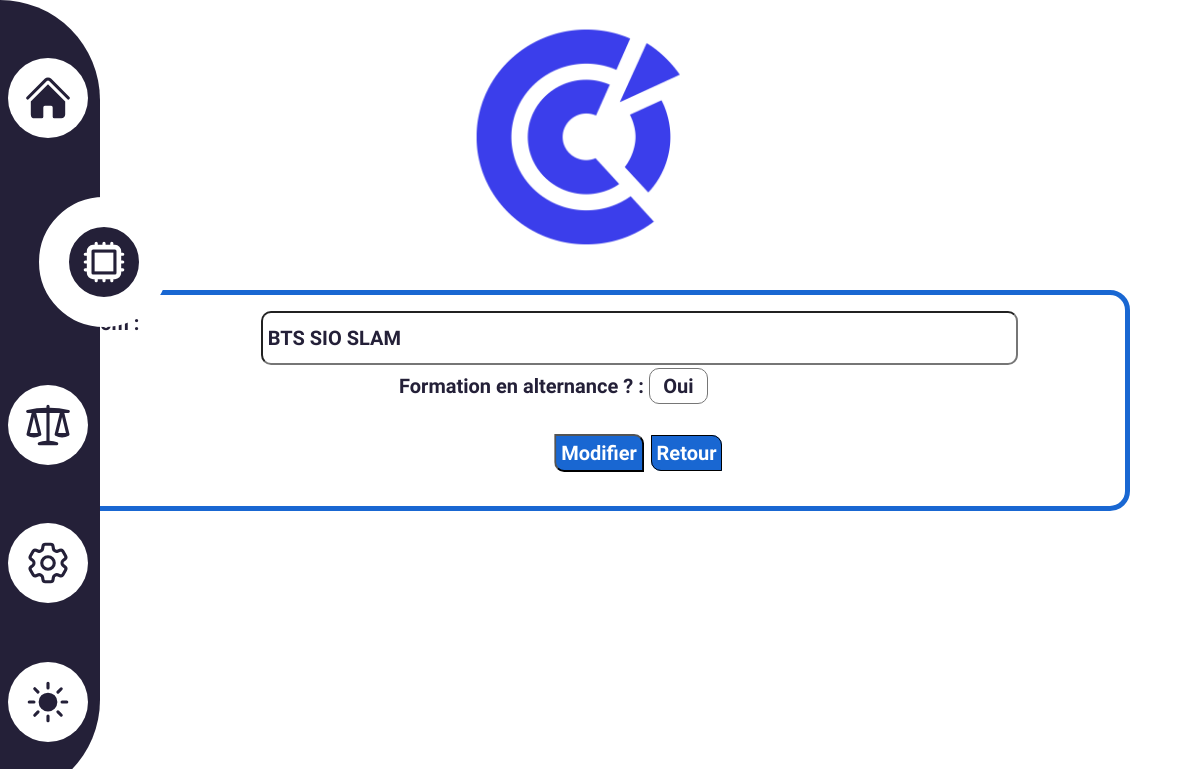
/modifier_formation.php?id=2, run on an earlier commit of the app's database.
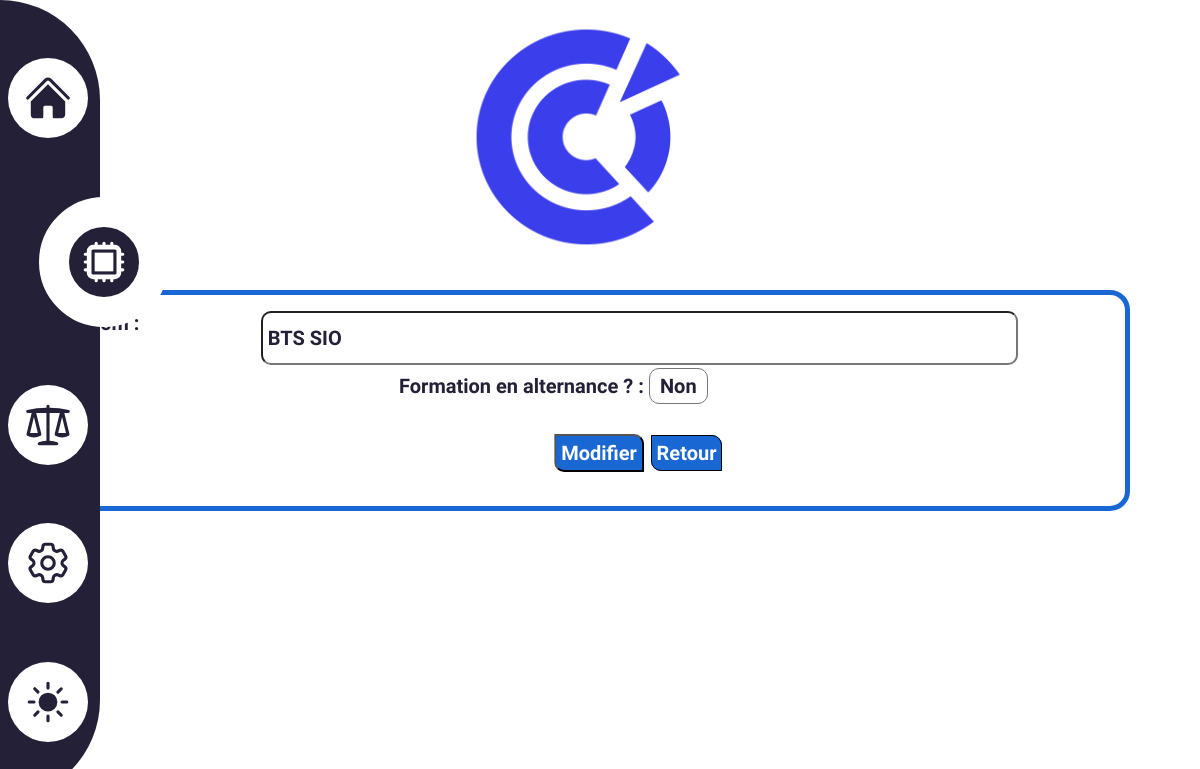
And on a later commit of the database.
### tables this page shows
CREATE TABLE IF NOT EXISTS `formation` (
  `id_formation` int NOT NULL AUTO_INCREMENT,
  `nom` varchar(50) NOT NULL,
  `option_formation` varchar(30) NOT NULL,
  `alternance` tinyint(1) NOT NULL,
  PRIMARY KEY (`id_formation`)
);

### modifier_formation.php (the view, shortened to what this page needs)
<?php
require_once('base_donnee.php');
if (isset($_REQUEST['id'])) {
    $id = htmlentities($_REQUEST['id']);
    $sql = "SELECT * FROM formation WHERE id_formation = :id";
    $stmt = $pdo->prepare($sql);
    $stmt->bindParam(':id', $id);
    $stmt->execute();
    $res = $stmt->fetch(PDO::FETCH_ASSOC);
        $nom = $res['nom'];
        $id=$res['id_formation'];
        $alternance=$res['alternance'];
    }?>
<!DOCTYPE html>
<html lang="en">
<head>
    <?php
        include ("css.php");
    ?>
</head>
<body>
<div class="nav_hitbox">
<nav>
        <div class="nav_container">
            <a href="Home.php">
                <div class="button">
                </div>
            </a>
                </div>
        <div>
            <div class="button_active">
            </div>
        </div>
        <div class="nav_container">
        <a href="MentionsLegales.php">
            <div class="button">
            </div>
        </a>
        </div>
        <div class="nav_container">
            <a href="reglage.php">
                <div class="button">
                </div>
            </a>
        </div>
        <div class="nav_container">
            <a href="configuration.php">
                <div class="button">
                </div>
            </a>
        </div>
    </nav>
</div>
    <div class="content_home">
    <div class="sun">
    </div>
        <div class="label_home">
        <form action="modifier_formation.php?id=<?php echo $id; ?>" method="post">
            <div class="label_box">
                <label for="nom">nom : </label>
                <input type="text" name="nom" id="nom" value="<?php echo $nom; ?>" required />
        </div>
        <div class="label_box select_box">
            <label for="alternance">Formation en alternance ? : </label>
            <select name="alternance" id="alternance" required>
            <?php
                $alternanceOptions = array(1 => 'Oui', 0 => 'Non');
                foreach ($alternanceOptions as $value => $label) {
                    echo "<option value='$value' " . ($alternance == $value ? 'selected' : '') . ">$label</option>";
                }
                ?>
        </div>
    </div>
            <input type="submit" name="soumettre" onclick="myFunction()" value="modifier" />
            <div class="retour-modif">
                <a href="reglage.php">Retour</a>
            </div>
        </div>
</body>
</html>

What changed in the data, as far as the page shows it:
changed formation: nom "BTS SIO SLAM" → "BTS SIO"; alternance "Oui" → "Non"
